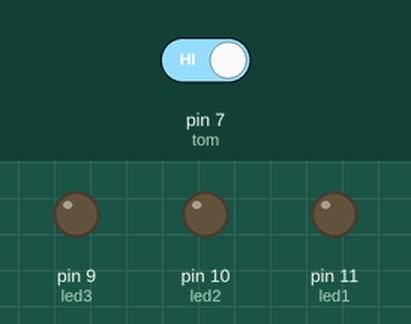
This sketch was run on a simulated Arduino Uno, built with avr-gcc and run on an emulated ATmega328P. Shown: output pins drawn as LEDs (lit = HIGH). Dashed ring = blinking. Inputs (shaded band) come from the test bench; at power-on: pin 7 (tom) HIGH.

Above: at 1.2 s.
1.3 s: pin 7 (tom) driven LOW
At 1.7 s:
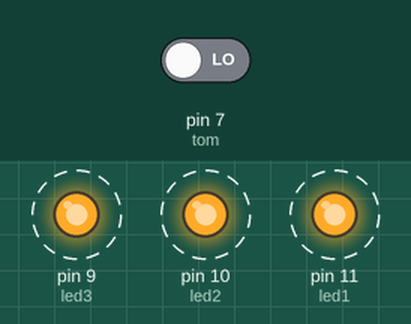
Timing chart, 0 to 10.3 s (numbered marks = the images above; inputs shaded):
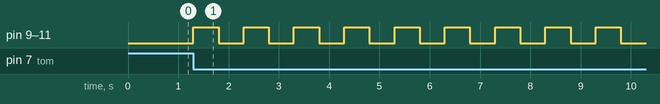

The sketch:

nomor1.ino
```cpp
int led1=11;
int led2=10;
int led3=9;
int tom=7;
int tekan=0;

void setup(){
  pinMode(led1,OUTPUT);
  pinMode(led2,OUTPUT);
  pinMode(led3,OUTPUT);
  pinMode(tom,INPUT);
}

void loop(){
  if(digitalRead(tom)==LOW){
    tekan=tekan+1;
  }
  if (tekan>0){
    digitalWrite(led1,HIGH);
    digitalWrite(led2,HIGH);
    digitalWrite(led3,HIGH);
    delay(500);
    digitalWrite(led1,LOW);
    digitalWrite(led2,LOW);
    digitalWrite(led3,LOW);
    delay(500);
   }
}
```

Measured:
- after the input at 1.3 s, pin 9 (led3), pin 10 (led2), pin 11 (led1): alternates HIGH for 0.50 s and LOW for 0.50 s, starting at once
